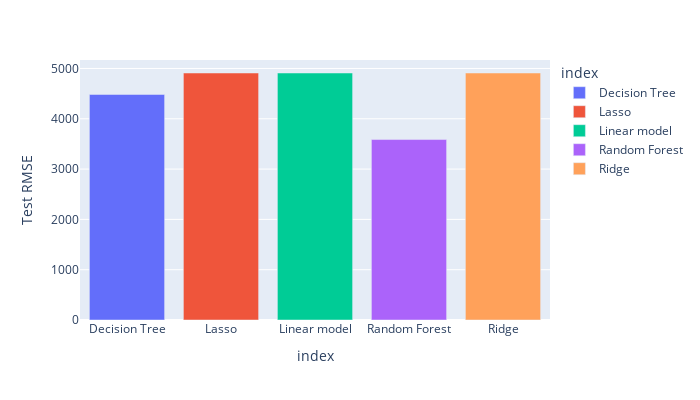

Notebook code cell kept with this figure:
### Code cell
px.bar(Model_Performance, y =Model_Performance['Test RMSE'],
       color = Model_Performance.index, width =700, height=400)

### Figure 1 — Plotly figure (JSON) as saved in the notebook; plotly's stock layout.template omitted (floating-point values rounded to 4 significant figures)
{"data": [{"alignmentgroup": "True", "hovertemplate": "index=%{x}<br>Test RMSE=%{y}<extra></extra>", "legendgroup": "Decision Tree", "marker": {"color": "#636efa", "pattern": {"shape": ""}}, "name": "Decision Tree", "offsetgroup": "Decision Tree", "orientation": "v", "showlegend": true, "textposition": "auto", "type": "bar", "x": ["Decision Tree"], "xaxis": "x", "y": [4483.0], "yaxis": "y"}, {"alignmentgroup": "True", "hovertemplate": "index=%{x}<br>Test RMSE=%{y}<extra></extra>", "legendgroup": "Lasso", "marker": {"color": "#EF553B", "pattern": {"shape": ""}}, "name": "Lasso", "offsetgroup": "Lasso", "orientation": "v", "showlegend": true, "textposition": "auto", "type": "bar", "x": ["Lasso"], "xaxis": "x", "y": [4910.0], "yaxis": "y"}, {"alignmentgroup": "True", "hovertemplate": "index=%{x}<br>Test RMSE=%{y}<extra></extra>", "legendgroup": "Linear model", "marker": {"color": "#00cc96", "pattern": {"shape": ""}}, "name": "Linear model", "offsetgroup": "Linear model", "orientation": "v", "showlegend": true, "textposition": "auto", "type": "bar", "x": ["Linear model"], "xaxis": "x", "y": [4910.0], "yaxis": "y"}, {"alignmentgroup": "True", "hovertemplate": "index=%{x}<br>Test RMSE=%{y}<extra></extra>", "legendgroup": "Random Forest", "marker": {"color": "#ab63fa", "pattern": {"shape": ""}}, "name": "Random Forest", "offsetgroup": "Random Forest", "orientation": "v", "showlegend": true, "textposition": "auto", "type": "bar", "x": ["Random Forest"], "xaxis": "x", "y": [3587.0], "yaxis": "y"}, {"alignmentgroup": "True", "hovertemplate": "index=%{x}<br>Test RMSE=%{y}<extra></extra>", "legendgroup": "Ridge", "marker": {"color": "#FFA15A", "pattern": {"shape": ""}}, "name": "Ridge", "offsetgroup": "Ridge", "orientation": "v", "showlegend": true, "textposition": "auto", "type": "bar", "x": ["Ridge"], "xaxis": "x", "y": [4910.0], "yaxis": "y"}], "layout": {"barmode": "relative", "height": 400, "legend": {"title": {"text": "index"}, "tracegroupgap": 0}, "margin": {"t": 60}, "width": 700, "xaxis": {"anchor": "y", "categoryarray": ["Decision Tree", "Lasso", "Linear model", "Random Forest", "Ridge"], "categoryorder": "array", "domain": [0, 1], "title": {"text": "index"}}, "yaxis": {"anchor": "x", "domain": [0, 1], "title": {"text": "Test RMSE"}}}}
